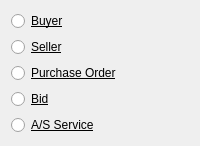
                 <widget class="QWidget" name="tabGeneral">
                  <attribute name="title">
                   <string>General</string>
                  </attribute>
                  <layout class="QVBoxLayout" name="verticalLayout_4">
                   <item>
                    <widget class="QRadioButton" name="radioButtonCheck1Buyer">
                     <property name="font">
                      <font>
                       <bold>false</bold>
                       <underline>true</underline>
                      </font>
                     </property>
                     <property name="text">
                      <string>Buyer</string>
                     </property>
                    </widget>
                   </item>
                   <item>
                    <widget class="QRadioButton" name="radioButtonCheck1Seller">
                     <property name="font">
                      <font>
                       <bold>false</bold>
                       <underline>true</underline>
                      </font>
                     </property>
                     <property name="text">
                      <string>Seller</string>
                     </property>
                    </widget>
                   </item>
                   <item>
                    <widget class="QRadioButton" name="radioButtonCheck1PurchaseOrder">
                     <property name="font">
                      <font>
                       <bold>false</bold>
                       <underline>true</underline>
                      </font>
                     </property>
                     <property name="text">
                      <string>Purchase Order</string>
                     </property>
                    </widget>
                   </item>
                   <item>
                    <widget class="QRadioButton" name="radioButtonCheck1Bid">
                     <property name="font">
                      <font>
                       <bold>false</bold>
                       <underline>true</underline>
                      </font>
                     </property>
                     <property name="text">
                      <string>Bid</string>
                     </property>
                    </widget>
                   </item>
                   <item>
                    <widget class="QRadioButton" name="radioButtonCheck1ASService">
                     <property name="font">
                      <font>
                       <bold>false</bold>
                       <underline>true</underline>
                      </font>
                     </property>
                     <property name="text">
                      <string>A/S Service</string>
                     </property>
                    </widget>
                   </item>
                  </layout>
                 </widget>
